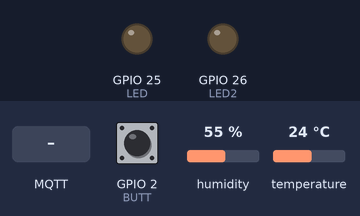
Simulated run of this sketch. Board: ESP32. Parts: output pins drawn as LEDs (lit = HIGH). The inputs (shaded band) are chosen by the test bench; at power-on: GPIO 2 (BUTT) LOW, humidity 55 %, temperature 24 °C. WiFi joins after 1.5 s; servers stay silent unless stated; no MQTT or app messages arrive unless stated; what the sketch prints to the serial monitor is not drawn.

Above: at 2.7 s.
2.8 s: MQTT message "on" arrives on the first subscribed topic
At 3.8 s:
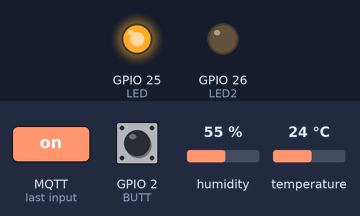
4.3 s: MQTT message "5" arrives on the first subscribed topic
At 4.9 s:
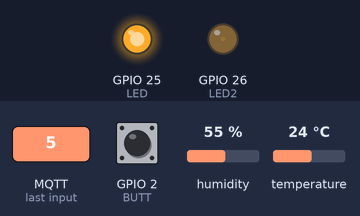
5.8 s: MQTT message "off" arrives on the first subscribed topic
At 6.1 s:
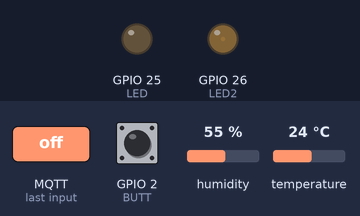
Timing chart, 0 to 8.8 s (numbered marks = the images above; inputs shaded):
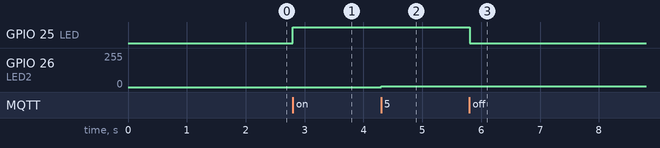

Measured:
- after the input at 2.8 s, GPIO 25 (LED): LOW → HIGH at once
- after the input at 4.3 s, GPIO 26 (LED2): 0/255 → 5/255 at once
- after the input at 5.8 s, GPIO 25 (LED): HIGH → LOW at once

The sketch:

sketch_nov17b.ino
```cpp
#include <WiFi.h>
#include <PubSubClient.h>
#include "DHT.h"

#define DHTTYPE DHT22


const char* ssid = "BarkKlaMI";
const char* password = "12345678";

const char* mqtt_server = "192.168.43.109";

WiFiClient espClient;
PubSubClient client(espClient);

const int LED = 25;
const int LED2 = 26;
const int DHTPIN = 4;
 int BUTT = 2;

const int freq = 5000;
const int ledChannel = 0;
const int resolution = 8;

int BUTTSTATE = 0;
static char celsiusTemp[7];
static char humidity[7];
static char fahrenheitTemp[7];
static char NUMB[7];

unsigned long currenttime2 = millis();

DHT dht(DHTPIN, DHTTYPE);


long now = millis();
long lastMeasure = 0;


void setup_wifi() {
  delay(10);
  // We start by connecting to a WiFi network
  Serial.println();
  Serial.print("Connecting to ");
  Serial.println(ssid);
  WiFi.begin(ssid, password);
  while (WiFi.status() != WL_CONNECTED) {
    delay(500);
    Serial.print(".");
  }
  Serial.println("");
  Serial.print("WiFi connected - ESP IP address: ");
  Serial.println(WiFi.localIP());
}


void callback(String topic, byte* message, unsigned int length) {
  Serial.print("Message arrived on topic: ");
  Serial.print(topic);
  Serial.print(". Message: ");
  String messageTemp;


  for (int i = 0; i < length; i++) {
    Serial.print((char)message[i]);
    messageTemp += (char)message[i];
  }
  Serial.println();


  if (topic == "LED/ON-OFF") {
    Serial.print("Changing Room lamp to ");
    if (messageTemp == "on") {
      digitalWrite(LED, HIGH);
      Serial.print("On");
    }
    else if (messageTemp == "off") {
      digitalWrite(LED, LOW);
      Serial.print("Off");
    }

    else if (isNumeric(messageTemp)) {
      int x = messageTemp.toInt();
      ledcWrite(ledChannel, x);
    }
    //
    //   if(topic=="LED/ON-OFF2"){
    //
    //  }
    Serial.println();
  }
}

void reconnect() {
  // Loop until we're reconnected
  while (!client.connected()) {
    Serial.print("Attempting MQTT connection...");

    if (client.connect("ESP8266Client")) {
      Serial.println("connected");
      // Subscribe or resubscribe to a topic
      // You can subscribe to more topics (to control more LEDs in this example)

    } else {
      Serial.print("failed, rc=");
      Serial.print(client.state());
      Serial.println(" try again in 5 seconds");
      // Wait 5 seconds before retrying
      delay(5000);
    }
  }


  client.subscribe("LED/ON-OFF");
  client.subscribe("DHT");
  client.subscribe("count");
}

boolean isNumeric(String str) {
  unsigned int stringLength = str.length();

  if (stringLength == 0) {
    return false;
  }

  boolean seenDecimal = false;

  for (unsigned int i = 0; i < stringLength; ++i) {
    if (isDigit(str.charAt(i))) {
      continue;
    }

    if (str.charAt(i) == '.') {
      if (seenDecimal) {
        return false;
      }
      seenDecimal = true;
      continue;
    }
    return false;
  }
  return true;
}

void DHT_READ(){

  now = millis();

  if(now - lastMeasure > 3000){
    lastMeasure = now;

   float h = dht.readHumidity();
  // Read temperature as Celsius (the default)
  float t = dht.readTemperature();
  // Read temperature as Fahrenheit (isFahrenheit = true)
  float f = dht.readTemperature(true);

  // Check if any reads failed and exit early (to try again).
  if (isnan(h) || isnan(t) || isnan(f)) {
    Serial.println(F("Failed to read from DHT sensor!"));
    return;
  }

  // Compute heat index in Fahrenheit (the default)
  float hic = dht.computeHeatIndex(f, h);
  dtostrf(hic, 6, 2, fahrenheitTemp);
  // Compute heat index in Celsius (isFahreheit = false)
  float hif = dht.computeHeatIndex(t, h, false);
  dtostrf(hif, 6, 2, celsiusTemp);
  dtostrf(h, 6, 2, humidity);

  // Publishes Temperature and Humidity values
  client.publish("room/temperature", celsiusTemp);

//  Serial.println(Temperature);
  client.publish("room/humidity", humidity);
  client.publish("room/fahrenheit", fahrenheitTemp);

  }
}
void button(){
  int newest = digitalRead(BUTT);
  if(BUTTSTATE != newest){
    client.publish("sw",newest?"ON":"OFF");
    Serial.println(BUTTSTATE);
    BUTTSTATE = newest;
  }
}

void setup() {
  // put your setup code here, to run once:
  pinMode(LED, OUTPUT);
  pinMode(LED2, OUTPUT);
  pinMode(BUTT,INPUT);
  BUTTSTATE = digitalRead(BUTT);
  ledcSetup(ledChannel, freq, resolution);
  ledcAttachPin(LED2, ledChannel);
  Serial.begin(115200);
  setup_wifi();
  dht.begin();
  client.setServer(mqtt_server, 1883);
  client.setCallback(callback);
}

void loop() {
  // put your main code here, to run repeatedly:
  if (!client.connected()) {
    reconnect();
  }
  if (!client.loop()){
    client.connect("ESP8266Client");
  }

  DHT_READ();

  button();


}
```
